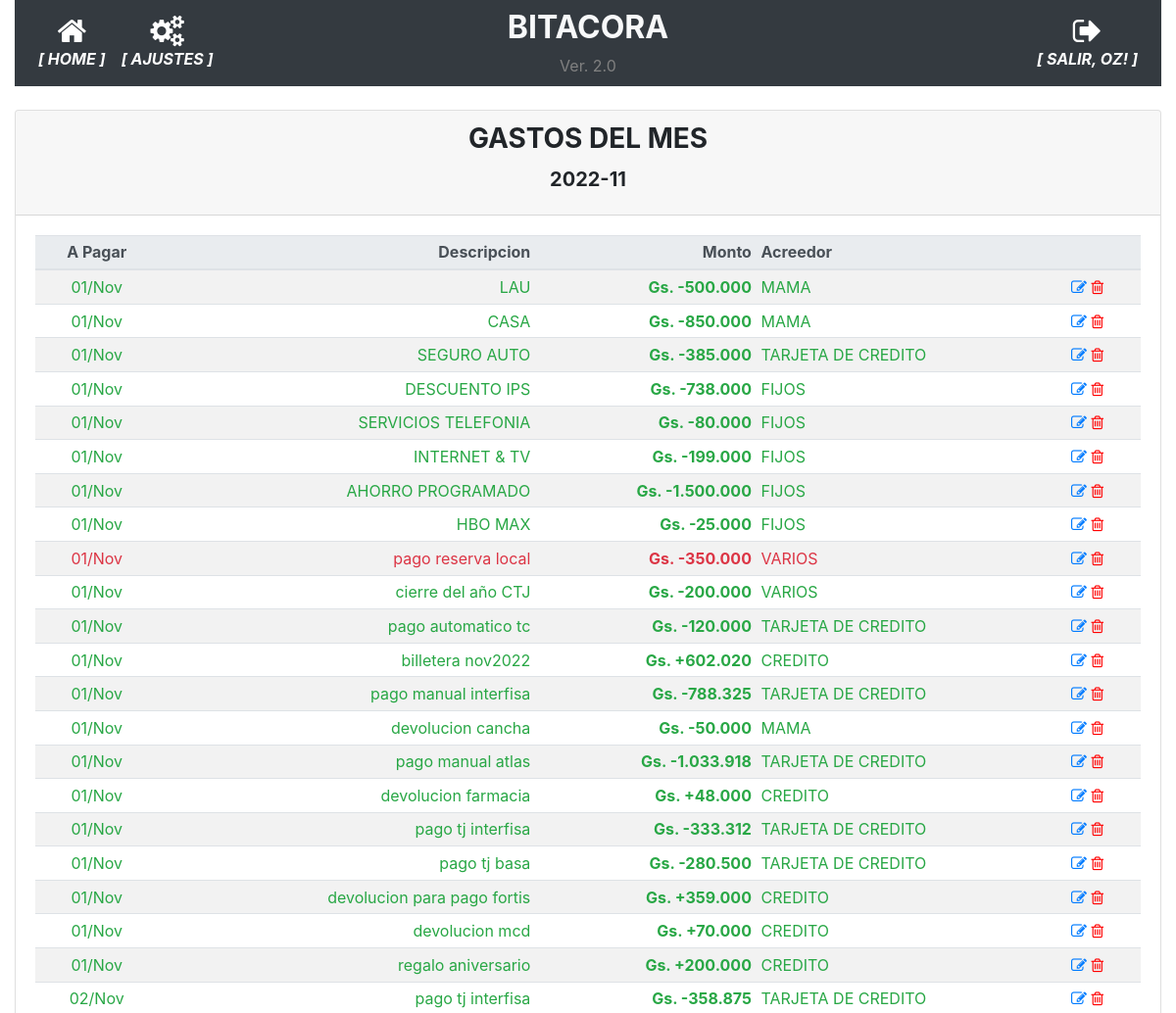
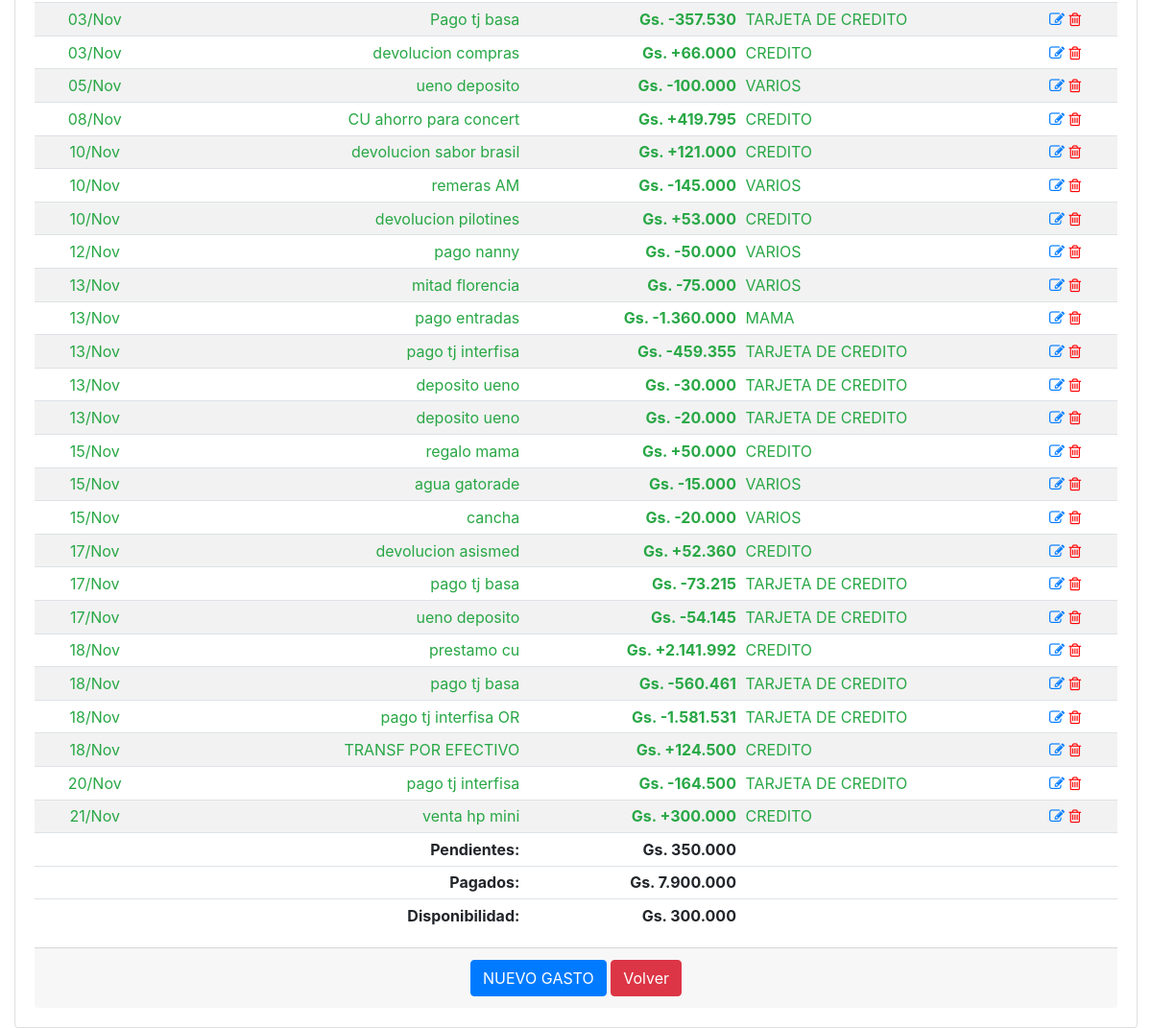
/historico_gastos_detalle/2022-11 (signed in), run on an earlier commit of the app's database (2 pictures, top to bottom).
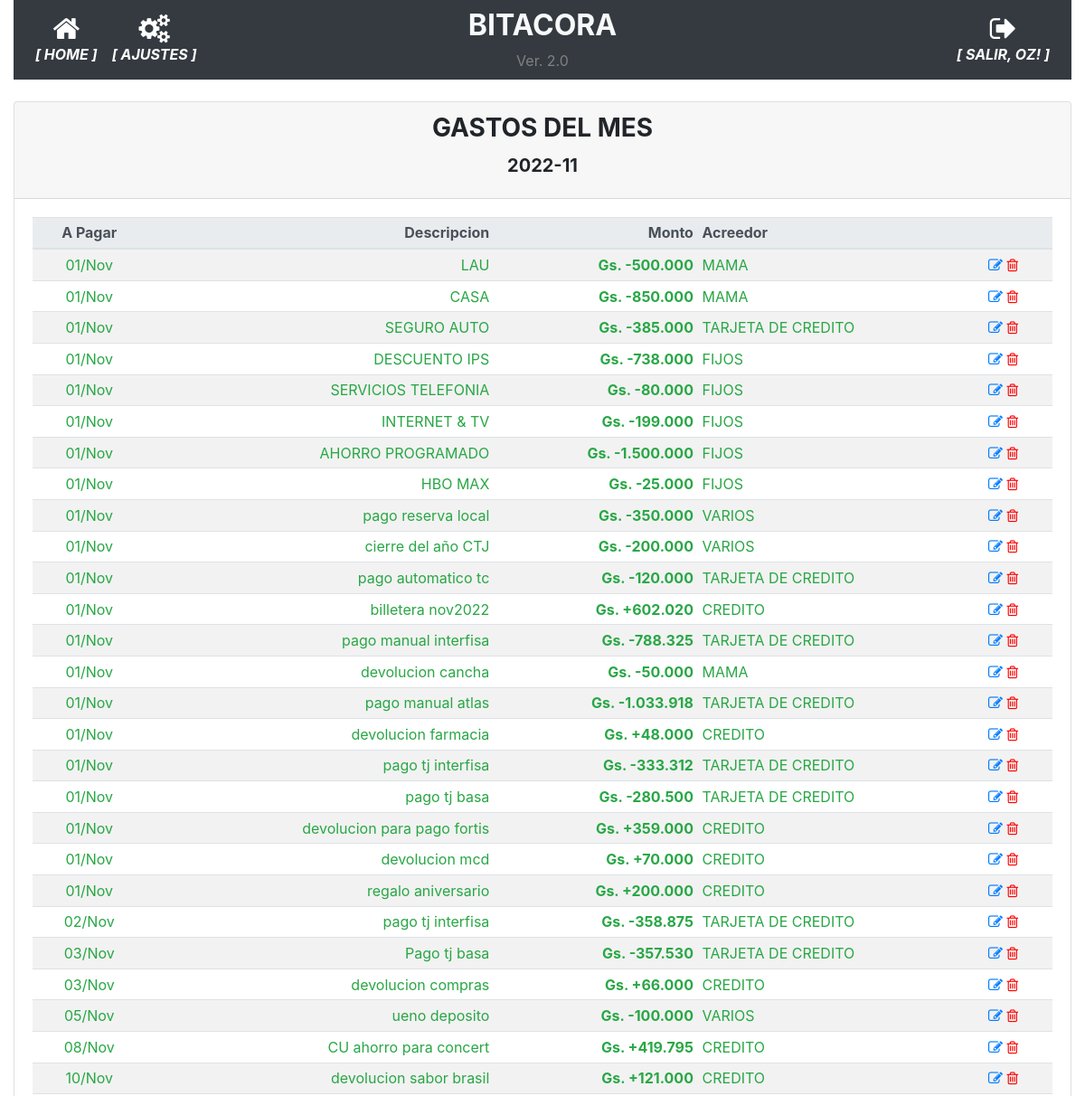
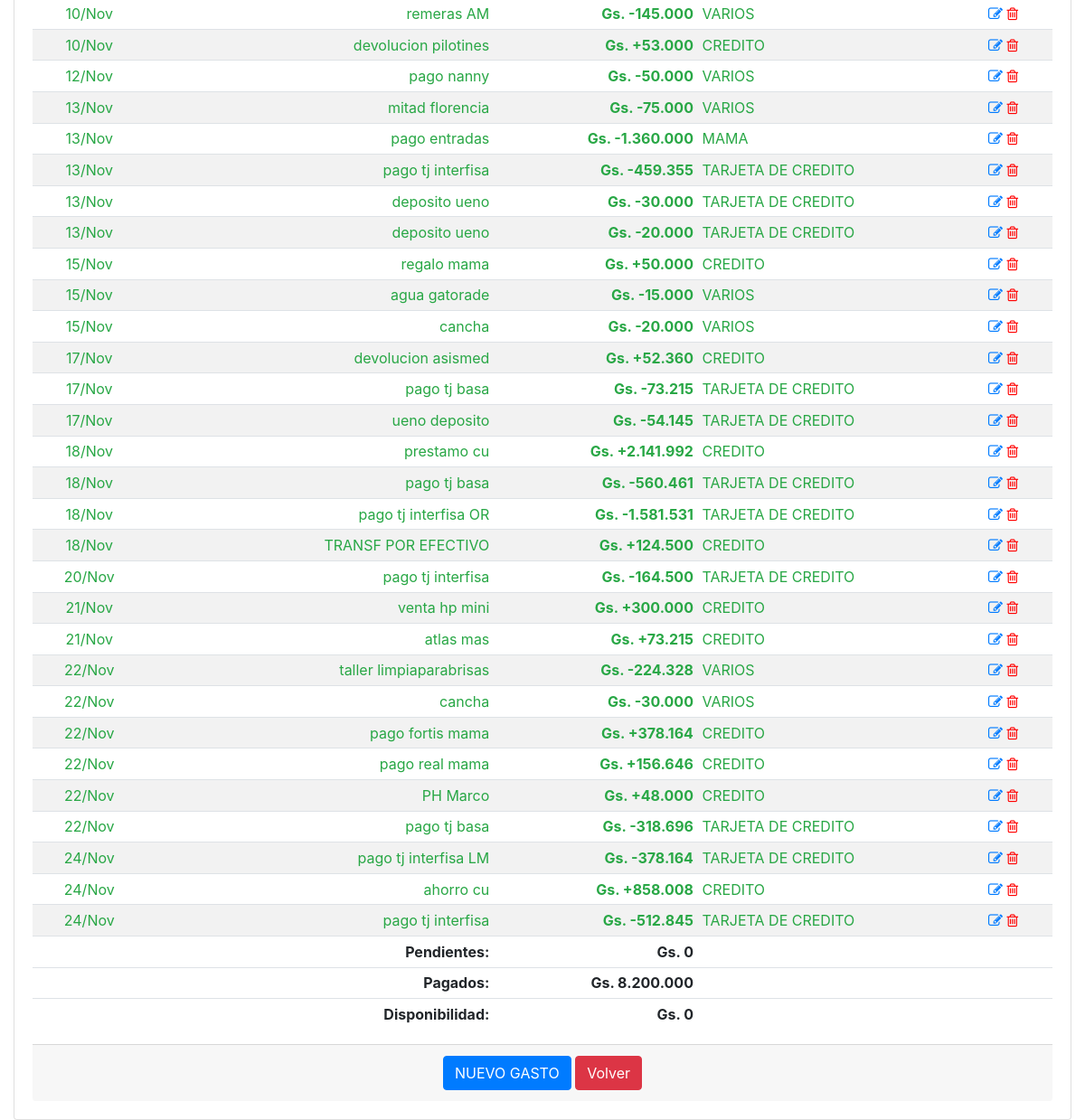
And on a later commit of the database (2 pictures, top to bottom).
### app/models.py (models this page shows, shortened)
class User(UserMixin, db.Model):
    id = db.Column(db.Integer, primary_key=True)
    username = db.Column(db.String(64), index=True, unique=True)
    email = db.Column(db.String(120), index=True, unique=True)
    password_hash = db.Column(db.String(128))
    perfil = db.Column(db.String(128))

class GastosFijos(db.Model):
    __tablename__='gastos_fijos'
    id = db.Column(db.Integer, primary_key=True)
    date = db.Column(db.Date, nullable=False)
    fecha_pagar = db.Column(db.Date, nullable=False)
    descripcion = db.Column(db.String(100), nullable=False)
    monto = db.Column(db.Integer)
    operacion = db.Column(db.Boolean, server_default=u'False')
    pagado = db.Column(db.Boolean, server_default=u'False')
    id_agrupador_gastos = db.Column(db.Integer, db.ForeignKey('agrupador_gastos.id'), nullable=True)
    agrupador_gastos = db.relationship('AgrupadorGastos',backref='agrupador_gastos', foreign_keys=[id_agrupador_gastos])

class AgrupadorGastos(db.Model):
    __tablename__='agrupador_gastos'
    id = db.Column(db.Integer, primary_key=True)
    agrupador = db.Column(db.String(100), nullable=False)

### app/routes.py (the view)
@app.route('/historico_gastos_detalle/<string:periodo>', methods=['GET', 'POST'])
@login_required
def historico_gastos_detalle(periodo):
    gastos = GastosFijos.query.filter(func.strftime("%Y-%m", GastosFijos.fecha_pagar)==periodo).filter(GastosFijos.descripcion!='REFERENCIA').order_by(GastosFijos.fecha_pagar).all()
    if not gastos:
        precarga_deudas(periodo)
        gastos = GastosFijos.query.filter(func.strftime("%Y-%m", GastosFijos.fecha_pagar)==periodo).all()
    deuda = deuda_total(gastos)
    credito, pendientes, pagados = calcular_disponibilidad(periodo)#SALARIO_NETO - deuda
    disponibilidad = credito - pagados
    return render_template('historico_gastos_detalle.html', periodo=periodo, gastos=gastos, deuda=deuda, disponibilidad=disponibilidad, pendientes=pendientes)

### app/models.py (called while the page is built)
@login.user_loader
def load_user(id):
    return User.query.get(int(id))

### app/utilitarios.py (called while the page is built)
def deuda_total(deudas):
    saldo = 0
    for deuda in deudas:
        if deuda.pagado:
            if not deuda.operacion:
                saldo += deuda.monto
            else:
                saldo -= deuda.monto
    return saldo

### app/templates/historico_gastos_detalle.html
{% extends "base.html" %}
{% block main %}
<div class="card">
    <div class="card-header">
        <h3 class="card-title text-center"><strong>GASTOS DEL MES</strong></h3>
        <h5 class="card-title text-center"><strong>{{ periodo }}</strong></h5>
    </div>
    <div class="card-body">
        <div class="table-responsive">
            <table class="table table-striped table-sm">
                <thead class="thead-light">
                    <tr>
                        <th class="card-text text-center">A Pagar</th>
                        <th class="card-text text-right">Descripcion</th>
                        <th class="card-text text-right">Monto</th>
                        <th class="card-text text-left">Acreedor</th>
                        <th></th>
                    </tr>
                </thead>
                <tbody>
                    {% for gasto in gastos %}
                    <tr class="{{ 'text-success' if gasto.pagado else 'text-danger' }}">
                        <td class="card-text text-center">{{ gasto.fecha_pagar.strftime('%d/%b') }}</td>
                        <td class="card-text text-right">{{ gasto.descripcion }}</td>
                        <td class="card-text text-right"><strong>Gs. {{ "+" if gasto.operacion else "-" }}{{ "{:,.0f}".format(gasto.monto).replace(",", ".") }}</strong></td>
                        <td class="card-text text-left">{{ gasto.agrupador_gastos.agrupador }}</td>
                        <td class="align-self-end">
                            <a href="{{ url_for('modificar_gasto', gasto_id=gasto.id) }}"><i class="fa fa-pencil-square-o"></i></a>
                            <a href="{{ url_for('borrar_gasto', gasto_id=gasto.id) }}" style="color:red"><i class="fa fa-trash-o"></i></a>
                        </td>
                    </tr>
                    {% endfor %}
                </tbody>
                <tfoot>
                    <tr>
                        <td></td>
                        <td class="card-text text-right"><strong>Pendientes:</strong></td>
                        <td class="card-text text-right"><strong>Gs. {{ "{:,.0f}".format(pendientes).replace(",", ".") }}</strong></td>
                        <td></td>
                        <td></td>
                    </tr>
                    <tr>
                        <td></td>
                        <td class="card-text text-right"><strong>Pagados:</strong></td>
                        <td class="card-text text-right"><strong>Gs. {{ "{:,.0f}".format(deuda).replace(",", ".") }}</strong></td>
                        <td></td>
                        <td></td>
                    </tr>
                    <tr>
                        <td></td>
                        <td class="card-text text-right"><strong>Disponibilidad:</strong></td>
                        <td class="card-text text-right"><strong>Gs. {{ "{:,.0f}".format(disponibilidad).replace(",", ".") }}</strong></td>
                        <td></td>
                        <td></td>
                    </tr>
                </tfoot>
            </table>
        </div>
        <div class="card-footer text-muted text-center">
            <a href="{{ url_for('nuevo_gasto') }}" class="btn btn-primary">NUEVO GASTO</a>
            <a href="#" onclick="goBack()" class="btn btn-danger">Volver</a>
        </div>
    </div>
</div>
{% endblock %}

### app/templates/base.html (shortened to what this page needs)
<!doctype html>
<html lang="en">
  <head>
    <link rel="stylesheet" href="https://stackpath.bootstrapcdn.com/bootstrap/4.5.0/css/bootstrap.min.css">
    <link rel="stylesheet" href="https://maxcdn.bootstrapcdn.com/font-awesome/4.4.0/css/font-awesome.min.css">
  </head>
  <body>
    <div class="container-fluid">
      <nav class="navbar navbar-expand-md navbar-dark bg-dark">
        <div class="navbar-collapse collapse w-100 order-1 order-md-0 dual-collapse2">
            <ul class="navbar-nav mr-auto text-center">
              <li class="nav-item active">
                <a href="{{ url_for('index') }}" class="nav-link d-flex flex-column">
                <i class="fa fa-home fa-2x"></i>
                <span class="d-none d-sm-inline"><i><strong>[ HOME ]</strong></i></span></a>
              </li>
              <li class="nav-item active">
                <a href="{{ url_for('parametrico') }}" class="nav-link d-flex flex-column">
                <i class="fa fa-cogs fa-2x"></i>
                <span class="d-none d-sm-inline"><i><strong>[ AJUSTES ]</strong></i></span></a>
              </li>
            </ul>
        </div>
        <div class="mx-auto order-0 text-center">
            <h2 class="mx-auto text-light"><strong>BITACORA</strong></h2>
            <span style="color: grey">Ver. 2.0</span>
        </div>
        <div class="navbar-collapse collapse w-100 order-3 dual-collapse2">
            <ul class="navbar-nav ml-auto text-center">
              <li class="nav-item active">
                {% if current_user.is_anonymous %}
                  <a href="{{ url_for('logout') }}" class="nav-link d-flex flex-column">
                  <i class="fa fa-sign-in fa-2x"></i>
                  <span class="d-none d-sm-inline"><i><strong>[ ACCEDER ]</strong></i></span></a>
                {% else %}
                  <a href="{{ url_for('logout') }}" class="nav-link d-flex flex-column">
                  <i class="fa fa-sign-out fa-2x"></i>
                  <span class="d-none d-sm-inline"><i><strong>[ SALIR, {{ current_user.username | upper }}! ]</strong></i></span></a>
                {% endif %}
              </li>
            </ul>
        </div>
    </nav>
    <br>
      <div>
        {% block main %}{% endblock %}
      </div>
    </div>
  </body>
</html>

What changed in the data, as far as the page shows it:
changed GastosFijos "pago reserva local": pagado False → True (drawn)
added GastosFijos: fecha_pagar "21/Nov", descripcion "atlas mas", operacion "+", monto "73.215", agrupador_gastos.agrupador "CREDITO"
added GastosFijos: fecha_pagar "22/Nov", descripcion "taller limpiaparabrisas", operacion "-", monto "224.328", agrupador_gastos.agrupador "VARIOS"
added GastosFijos: fecha_pagar "22/Nov", descripcion "cancha", operacion "-", monto "30.000", agrupador_gastos.agrupador "VARIOS"
added GastosFijos: fecha_pagar "22/Nov", descripcion "pago fortis mama", operacion "+", monto "378.164", agrupador_gastos.agrupador "CREDITO"
added GastosFijos: fecha_pagar "22/Nov", descripcion "pago real mama", operacion "+", monto "156.646", agrupador_gastos.agrupador "CREDITO"
added GastosFijos: fecha_pagar "22/Nov", descripcion "PH Marco", operacion "+", monto "48.000", agrupador_gastos.agrupador "CREDITO"
added GastosFijos: fecha_pagar "22/Nov", descripcion "pago tj basa", operacion "-", monto "318.696", agrupador_gastos.agrupador "TARJETA DE CREDITO"
added GastosFijos: fecha_pagar "24/Nov", descripcion "pago tj interfisa LM", operacion "-", monto "378.164", agrupador_gastos.agrupador "TARJETA DE CREDITO"
added GastosFijos: fecha_pagar "24/Nov", descripcion "ahorro cu", operacion "+", monto "858.008", agrupador_gastos.agrupador "CREDITO"
added GastosFijos: fecha_pagar "24/Nov", descripcion "pago tj interfisa", operacion "-", monto "512.845", agrupador_gastos.agrupador "TARJETA DE CREDITO"
Also different on the page:
{{ "{:,.0f}".format(pendientes).replace(",", ".") }}: "350.000" → "0"
{{ "{:,.0f}".format(deuda).replace(",", ".") }}: "7.900.000" → "8.200.000"
{{ "{:,.0f}".format(disponibilidad).replace(",", ".") }}: "300.000" → "0"
